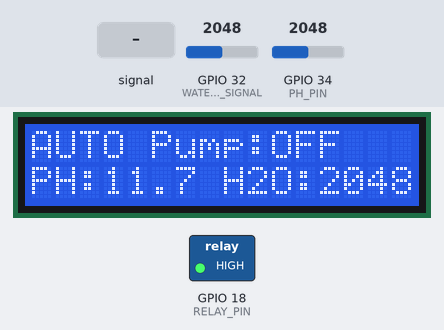
Recording of a program running on a simulated ESP32. On the bench: 16×2 character LCD, switched loads named in the program (green lamp = pin HIGH). The test bench sets the inputs (shaded band); at power-on: GPIO 32 (WATER_LEVEL_SIGNAL) = 2048, GPIO 34 (PH_PIN) = 2048. WiFi joins after 1.5 s; servers stay silent unless stated; pins used as bus, display or sensor lines are not drawn; what the program prints to the serial monitor is not drawn.

Above: at 3.1 s.
3.2 s: GPIO 32 (WATER_LEVEL_SIGNAL) fed a 200 Hz sine of ±1842 counts around its level
At 8.7 s:
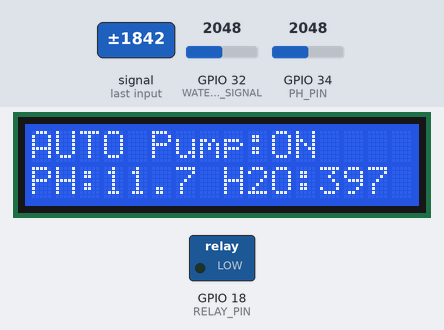
8.8 s: GPIO 32 (WATER_LEVEL_SIGNAL) set to 491
At 11.2 s:
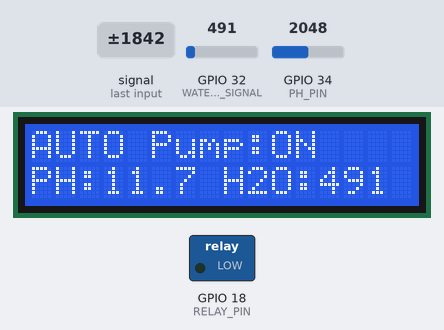
12.0 s: GPIO 32 (WATER_LEVEL_SIGNAL) set to 542
At 12.3 s:
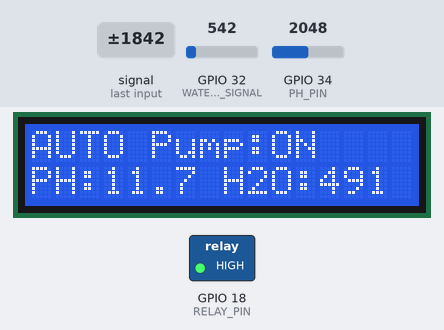
14.0 s: GPIO 34 (PH_PIN) set to 1228
At 14.9 s:
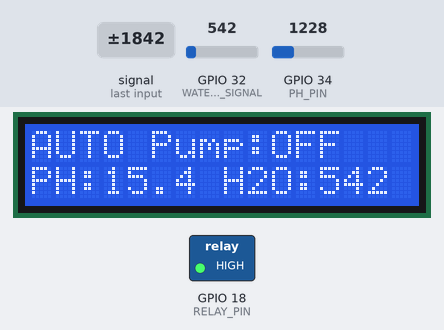
16.0 s: GPIO 34 (PH_PIN) set to 491
At 17.7 s:
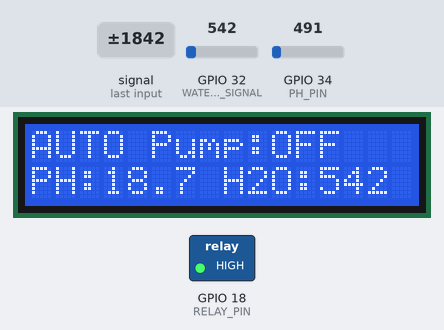
18.0 s: GPIO 32 (WATER_LEVEL_SIGNAL) fed a 200 Hz sine of ±327 counts around its level
At 19.5 s:
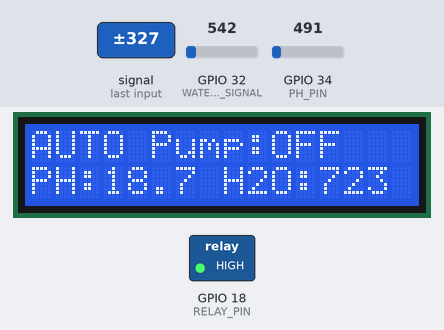
Timing chart, 0 to 21.6 s (numbered marks = the images above; inputs shaded):
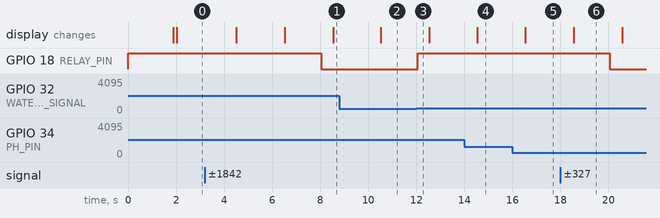

Measured:
- the behaviour switches between 499 and 500 on GPIO 32 (WATER_LEVEL_SIGNAL) (found by bisection; images 2 and 3)
- after the input at 3.2 s, GPIO 18 (RELAY_PIN): HIGH → LOW after 4.9 s; the display: first changes after 1.3 s (image 1 shows a later state)
- after the input at 8.8 s, GPIO 18 (RELAY_PIN): stays LOW (without the input it goes to HIGH after 1.3 s); the display: changes after 1.7 s (image 2)
- after the input at 12.0 s, GPIO 18 (RELAY_PIN): LOW → HIGH after 0.06 s
- after the input at 14.0 s, the display: changes after 0.54 s (image 4)
- after the input at 16.0 s, the display: changes after 0.54 s (image 5)
- after the input at 18.0 s, GPIO 18 (RELAY_PIN): HIGH → LOW after 2.1 s; the display: changes after 0.55 s (image 6)

The program:

main.cpp
```cpp
#include <Arduino.h>
#include <Wire.h>
#include <LiquidCrystal_I2C.h>
#include <WiFi.h>

#define BLYNK_TEMPLATE_ID "TMPL2suXuZlZQ"
#define BLYNK_TEMPLATE_NAME "Iot Hydroponics Tower Monitoring and Automation"
#define BLYNK_AUTH_TOKEN "YsHjjO7hNvNDZVSaqjR5zrDiBreFiE2z"  // Use your actual token

#include <BlynkSimpleEsp32.h>

#define I2C_SDA 21
#define I2C_SCL 22
#define PH_PIN 34

#define WATER_LEVEL_POWER 33
#define WATER_LEVEL_SIGNAL 32

#define RELAY_PIN 18

// Blynk Virtual Pins
#define VPIN_WATER_LEVEL    V0  // Water level reading
#define VPIN_PH_LEVEL       V1  // pH level reading
#define VPIN_PUMP_STATUS    V2  // Pump status display
#define VPIN_PUMP_CONTROL   V3  // Manual pump control button
#define VPIN_AUTO_MODE      V4  // Auto/Manual mode switch
#define VPIN_THRESHOLD      V5  // Water level threshold slider

// WiFi credentials
const char* ssid = "TECNO-TR118-638B";
const char* password = "751086D1";

// Global variables
int value = 0;
int level = 0;
float ph_level = 0;
bool autoMode = true;  // Auto mode by default
bool manualPumpState = false;  // Manual pump control
int lowWaterThreshold = 500;  // Default threshold

// Timing variables for non-blocking operations
unsigned long lastSensorRead = 0;
unsigned long lastBlynkUpdate = 0;
unsigned long lastLCDUpdate = 0;
const unsigned long SENSOR_INTERVAL = 2000;    // Read sensors every 2 seconds
const unsigned long BLYNK_INTERVAL = 1000;     // Update Blynk every 1 second
const unsigned long LCD_INTERVAL = 500;        // Update LCD every 500ms

LiquidCrystal_I2C lcd(0x27, 16, 2);

// Function declarations
int WaterSensor();
void connectToWiFi();
float readPH();
void updatePumpControl();
void updateLCD();
void scrollText(int row, String message, int delayTime, int lcdColumns);

// Blynk Virtual Pin Handlers
BLYNK_WRITE(VPIN_PUMP_CONTROL) {
  manualPumpState = param.asInt();
  Serial.println("Manual pump control: " + String(manualPumpState ? "ON" : "OFF"));

  if (!autoMode) {
    digitalWrite(RELAY_PIN, manualPumpState ? LOW : HIGH);
    // Update pump status immediately
    Blynk.virtualWrite(VPIN_PUMP_STATUS, manualPumpState ? 1 : 0);
  }
}

BLYNK_WRITE(VPIN_AUTO_MODE) {
  autoMode = param.asInt();
  Serial.println("Mode changed to: " + String(autoMode ? "AUTO" : "MANUAL"));

  // Update pump control based on mode
  if (autoMode) {
    updatePumpControl();  // Let auto mode take control
  } else {
    // In manual mode, use the manual pump state
    digitalWrite(RELAY_PIN, manualPumpState ? LOW : HIGH);
  }
}

BLYNK_WRITE(VPIN_THRESHOLD) {
  lowWaterThreshold = param.asInt();
  Serial.println("Water level threshold updated to: " + String(lowWaterThreshold));
}

// Blynk Connected callback
BLYNK_CONNECTED() {
  Serial.println("Blynk Connected!");

  // Sync all virtual pins
  Blynk.syncVirtual(VPIN_PUMP_CONTROL);
  Blynk.syncVirtual(VPIN_AUTO_MODE);
  Blynk.syncVirtual(VPIN_THRESHOLD);

  // Initialize widgets with current values
  Blynk.virtualWrite(VPIN_THRESHOLD, lowWaterThreshold);
  Blynk.virtualWrite(VPIN_AUTO_MODE, autoMode ? 1 : 0);

  // Send initial sensor readings
  level = WaterSensor();
  ph_level = readPH();
  Blynk.virtualWrite(VPIN_WATER_LEVEL, level);
  Blynk.virtualWrite(VPIN_PH_LEVEL, ph_level);

  // Send initial pump status
  bool pumpOn = (digitalRead(RELAY_PIN) == LOW);
  Blynk.virtualWrite(VPIN_PUMP_STATUS, pumpOn ? 1 : 0);

  Serial.println("Initial Blynk values sent");
}

void setup() {
  // Initialize Serial for debugging
  Serial.begin(115200);

  // Configure I2C pins
  Wire.begin(I2C_SDA, I2C_SCL);

  // Configure water level sensor power pin
  pinMode(WATER_LEVEL_POWER, OUTPUT);
  digitalWrite(WATER_LEVEL_POWER, LOW);

  // Configure relay pin
  pinMode(RELAY_PIN, OUTPUT);
  digitalWrite(RELAY_PIN, HIGH); // Pump OFF initially

  // Connect to WiFi
  connectToWiFi();

  // Initialize Blynk
  Blynk.config(BLYNK_AUTH_TOKEN);

  // Try to connect to Blynk
  Serial.println("Connecting to Blynk...");
  if (Blynk.connect()) {
    Serial.println("Blynk connected successfully!");
  } else {
    Serial.println("Blynk connection failed, but will retry in loop");
  }

  // Initialize LCD
  lcd.init();
  lcd.clear();
  lcd.backlight();
  delay(100);

  Serial.println("System initialized");
  Serial.println("LCD initialized");
  Serial.println("Relay pin configured");
  Serial.println("Blynk configured");
}

void loop() {
  // Run Blynk
  Blynk.run();

  unsigned long currentTime = millis();

  // Read sensors at intervals
  if (currentTime - lastSensorRead >= SENSOR_INTERVAL) {
    level = WaterSensor();
    ph_level = readPH();

    Serial.print("Water Level: ");
    Serial.println(level);
    Serial.print("PH Value: ");
    Serial.println(ph_level);

    lastSensorRead = currentTime;
  }

  // Update pump control (auto mode only)
  if (autoMode) {
    updatePumpControl();
  }

  // Update Blynk at intervals
  if (currentTime - lastBlynkUpdate >= BLYNK_INTERVAL) {
    if (Blynk.connected()) {
      // Send sensor data
      Blynk.virtualWrite(VPIN_WATER_LEVEL, level);
      Blynk.virtualWrite(VPIN_PH_LEVEL, ph_level);

      // Update pump status (send 1 for ON, 0 for OFF to LED widget)
      bool pumpOn = (digitalRead(RELAY_PIN) == LOW);
      Blynk.virtualWrite(VPIN_PUMP_STATUS, pumpOn ? 1 : 0);

      // Update auto mode status
      Blynk.virtualWrite(VPIN_AUTO_MODE, autoMode ? 1 : 0);

      // Optional: Send notification for low water
      if (level < lowWaterThreshold && autoMode && pumpOn) {
        Blynk.logEvent("low_water", "Water level is low: " + String(level));
      }

      Serial.println("Blynk updated - Water: " + String(level) + ", pH: " + String(ph_level) + ", Pump: " + (pumpOn ? "ON" : "OFF"));

      lastBlynkUpdate = currentTime;
    } else {
      Serial.println("Blynk not connected!");
      // Try to reconnect
      Blynk.connect();
    }
  }

  // Update LCD at intervals
  if (currentTime - lastLCDUpdate >= LCD_INTERVAL) {
    updateLCD();
    lastLCDUpdate = currentTime;
  }
}

void updatePumpControl() {
  if (level < lowWaterThreshold) {
    digitalWrite(RELAY_PIN, LOW);   // Turn pump ON
    Serial.println("Auto Pump: ON (Water level low)");
  } else {
    digitalWrite(RELAY_PIN, HIGH);  // Turn pump OFF
    Serial.println("Auto Pump: OFF (Water level OK)");
  }
}

void updateLCD() {
  static String lastLine1 = "";
  static String lastLine2 = "";
  static int scrollPos = 0;
  static unsigned long lastScroll = 0;

  // First line: System status
  bool pumpOn = (digitalRead(RELAY_PIN) == LOW);
  String mode = autoMode ? "AUTO" : "MAN";
  String pumpStatus = pumpOn ? "ON" : "OFF";
  String line1 = mode + " Pump:" + pumpStatus;

  // Pad line1 to exactly 16 characters
  while (line1.length() < 16) {
    line1 += " ";
  }
  line1 = line1.substring(0, 16);

  // Only update line 1 if it changed
  if (line1 != lastLine1) {
    lcd.setCursor(0, 0);
    lcd.print(line1);
    lastLine1 = line1;
  }

  // Second line: Sensor readings (no scrolling for now)
  String line2 = "PH:" + String(ph_level, 1) + " H2O:" + String(level);

  // Pad line2 to exactly 16 characters
  while (line2.length() < 16) {
    line2 += " ";
  }
  line2 = line2.substring(0, 16);

  // Only update line 2 if it changed
  if (line2 != lastLine2) {
    lcd.setCursor(0, 1);
    lcd.print(line2);
    lastLine2 = line2;
  }
}

int WaterSensor() {
  digitalWrite(WATER_LEVEL_POWER, HIGH);
  delay(10);
  value = analogRead(WATER_LEVEL_SIGNAL);
  delay(10);
  digitalWrite(WATER_LEVEL_POWER, LOW);
  return value;
}

void connectToWiFi() {
  if (WiFi.status() == WL_CONNECTED) {
    Serial.println("✅ Already connected to WiFi.");
    return;
  }

  WiFi.disconnect();
  WiFi.config(INADDR_NONE, INADDR_NONE, IPAddress(8, 8, 8, 8), IPAddress(8, 8, 4, 4));
  WiFi.begin(ssid, password);
  Serial.print("🔌 Connecting to WiFi");

  int attempts = 0;
  while (WiFi.status() != WL_CONNECTED && attempts < 40) {
    delay(500);
    Serial.print(".");
    attempts++;
  }

  if (WiFi.status() == WL_CONNECTED) {
    Serial.println("\n✅ WiFi connected");
    Serial.print("📶 IP address: ");
    Serial.println(WiFi.localIP());
  } else {
    Serial.println("\n❌ WiFi connection failed! Status: " + String(WiFi.status()));
  }
}

float readPH() {
  int adcVal = analogRead(PH_PIN);
  float voltage = adcVal * (3.3 / 4095.0);
  Serial.printf("Voltage: %.2f\n", voltage);
  float ph = 7 + ((2.5 - voltage) / 0.18);
  return ph;
}

void scrollText(int row, String message, int delayTime, int lcdColumns) {
  for (int i = 0; i < lcdColumns; i++) {
    message = " " + message;
  }
  message = message + " ";
  for (int pos = 0; pos < message.length(); pos++) {
    lcd.setCursor(0, row);
    lcd.print(message.substring(pos, pos + lcdColumns));
    delay(delayTime);
  }
}
```
